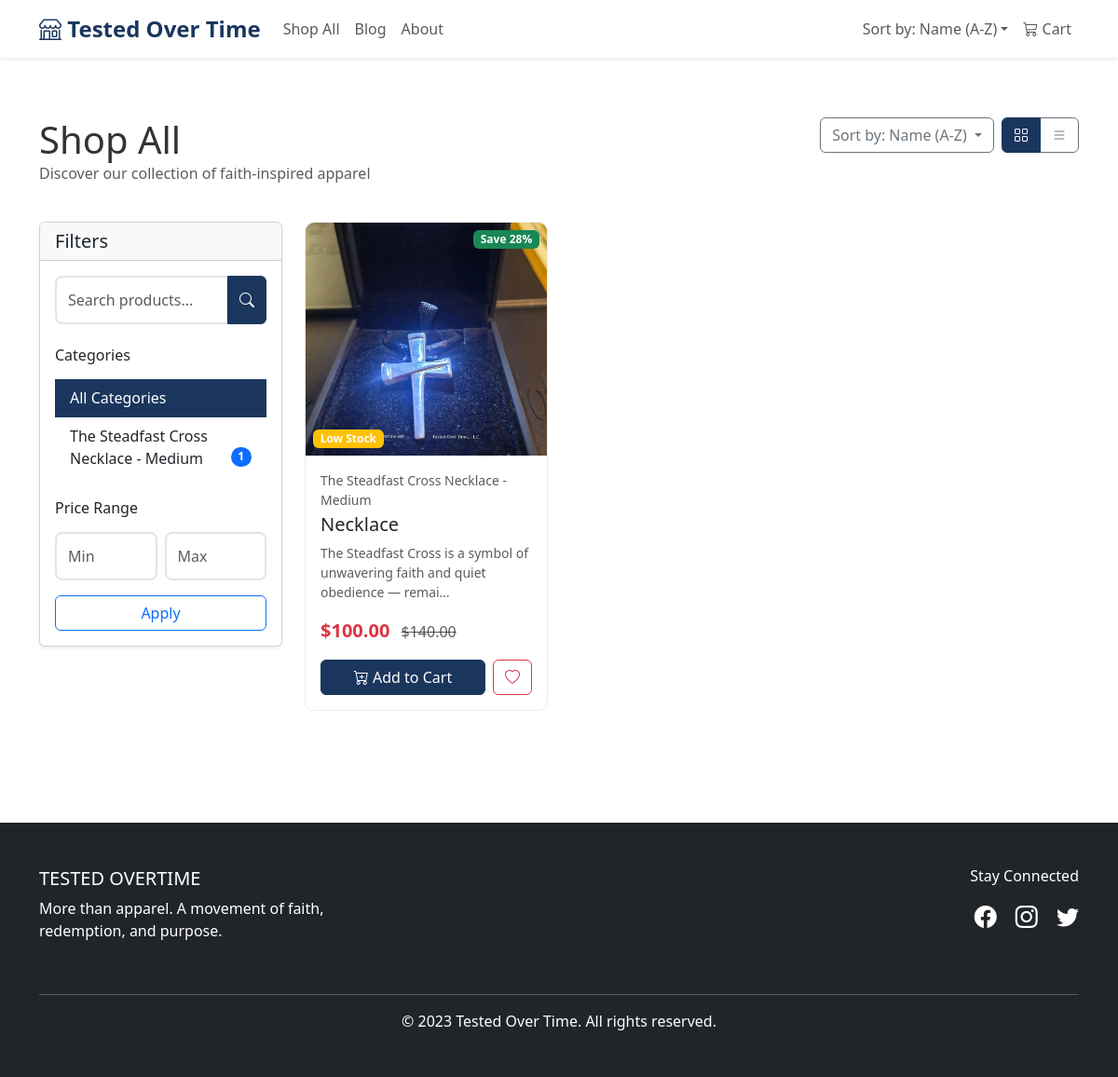
/products/ (signed in), run on the app's committed database.
### shop/models.py (models this page shows, shortened)
class Category(models.Model):
    name = models.CharField(max_length=200)
    slug = models.SlugField(unique=True)
    description = models.TextField(blank=True)
    image = models.ImageField(upload_to='categories/', blank=True)
    is_active = models.BooleanField(default=True)
    created_at = models.DateTimeField(auto_now_add=True)
    updated_at = models.DateTimeField(auto_now=True)
    class Meta:
        verbose_name_plural = "Categories"
        ordering = ['name']

class Product(models.Model):
    SIZE_CHOICES = [
        ('XS', 'Extra Small'),
        ('S', 'Small'),
        ('M', 'Medium'),
        ('L', 'Large'),
        ('XL', 'Extra Large'),
        ('XXL', '2X Large'),
    ]
    COLOR_CHOICES = [
        ('RED', 'Red'),
        ('BLUE', 'Blue'),
        ('GREEN', 'Green'),
        ('BLACK', 'Black'),
        ('WHITE', 'White'),
        ('GRAY', 'Gray'),
        ('NAVY', 'Navy'),
        ('BROWN', 'Brown'),
    ]
    name = models.CharField(max_length=200)
    slug = models.SlugField(unique=True)
    description = models.TextField()
    category = models.ForeignKey(Category, on_delete=models.CASCADE, related_name='products')
    price = models.DecimalField(max_digits=10, decimal_places=2)
    discount_price = models.DecimalField(max_digits=10, decimal_places=2, null=True, blank=True)
    size = models.CharField(max_length=10, choices=SIZE_CHOICES, blank=True)
    color = models.CharField(max_length=20, choices=COLOR_CHOICES, blank=True)
    sku = models.CharField(max_length=100, unique=True)
    stock = models.IntegerField(default=0)
    is_active = models.BooleanField(default=True)
    is_featured = models.BooleanField(default=False)
    created_at = models.DateTimeField(auto_now_add=True)
    updated_at = models.DateTimeField(auto_now=True)
    @property
    def discount_percentage(self):
        if self.discount_price and self.price > 0:
            return int(((self.price - self.discount_price) / self.price) * 100)
        return 0

class ProductImage(models.Model):
    product = models.ForeignKey(Product, on_delete=models.CASCADE, related_name='images')
    image = models.ImageField(upload_to='products/')
    is_primary = models.BooleanField(default=False)
    alt_text = models.CharField(max_length=200, blank=True)
    order = models.IntegerField(default=0)
    class Meta:
        ordering = ['order', 'id']

### shop/views.py (the view)
# urls.py: path('products/', views.ProductListView.as_view(), name='product_list'),
class ProductListView(ListView):
    model = Product
    template_name = 'shop/product_list.html'
    context_object_name = 'products'
    paginate_by = 12
    def get_queryset(self):
        queryset = Product.objects.filter(is_active=True)
        category_slug = self.request.GET.get('category')
        if category_slug:
            category = get_object_or_404(Category, slug=category_slug)
            queryset = queryset.filter(category=category)
        query = self.request.GET.get('q')
        if query:
            queryset = queryset.filter(
                Q(name__icontains=query) |
                Q(description__icontains=query)
            )
        sort_by = self.request.GET.get('sort', 'name')
        if sort_by == 'price_low':
            queryset = queryset.order_by('price')
        elif sort_by == 'price_high':
            queryset = queryset.order_by('-price')
        elif sort_by == 'newest':
            queryset = queryset.order_by('-created_at')
        else:
            queryset = queryset.order_by('name')
        return queryset
    def get_context_data(self, **kwargs):
        context = super().get_context_data(**kwargs)
        context['categories'] = Category.objects.filter(is_active=True)
        context['selected_category'] = self.request.GET.get('category')
        context['search_query'] = self.request.GET.get('q', '')
        sort_by = self.request.GET.get('sort', 'name')
        sort_labels = {
            'name': 'Name (A-Z)',
            'price_low': 'Price: Low to High',
            'price_high': 'Price: High to Low',
            'newest': 'Newest First'
        }
        context['sort_label'] = sort_labels.get(sort_by, 'Name (A-Z)')
        return context

### shop/cart.py (called while the page is built)
    def get_total_items(self):
        return sum(item['quantity'] for item in self.cart.values())

    def get_subtotal(self):
        return sum(Decimal(item['price']) * item['quantity'] for item in self.cart.values())

### shop/context_processors.py (called while the page is built)
def cart_items_count(request):
    cart = Cart(request)
    return {
        'cart_items_count': cart.get_total_items(),
        'cart_subtotal': cart.get_subtotal(),
    }

### templates/shop/product_list.html (shortened to what this page needs)
{% extends 'base.html' %}
{% load static %}
{% block content %}
<div class="container py-4">
    <div class="row mb-4">
        <div class="col-md-6">
            <h1 class="mb-0">Shop All</h1>
            <p class="text-muted">Discover our collection of faith-inspired apparel</p>
        </div>
        <div class="col-md-6">
            <div class="d-flex justify-content-md-end">
                <div class="dropdown me-2">
                    <button class="btn btn-outline-secondary dropdown-toggle" type="button" data-bs-toggle="dropdown">
                        Sort by: {{ sort_label }}
                    </button>
                </div>
                <div class="btn-group" role="group">
                    <button type="button" class="btn btn-outline-secondary active" id="gridView">
                        <i class="bi bi-grid"></i>
                    </button>
                    <button type="button" class="btn btn-outline-secondary" id="listView">
                        <i class="bi bi-list"></i>
                    </button>
                </div>
            </div>
        </div>
    </div>
    <div class="row">
        <div class="col-lg-3 mb-4">
            <div class="card shadow-sm">
                <div class="card-header bg-light">
                    <h5 class="mb-0">Filters</h5>
                </div>
                <div class="card-body">
                    <form method="get" class="mb-4">
                        <div class="input-group">
                            <input type="text"
                                   class="form-control"
                                   name="q"
                                   placeholder="Search products..."
                                   value="{{ search_query }}">
                            <button class="btn btn-primary" type="submit">
                                <i class="bi bi-search"></i>
                            </button>
                        </div>
                    </form>
                    <h6 class="mb-3">Categories</h6>
                    <div class="list-group list-group-flush">
                        <a href="{% url 'shop:product_list' %}"
                           class="list-group-item list-group-item-action {% if not selected_category %}active{% endif %}">
                            All Categories
                        </a>
                        {% for category in categories %}
                        <a href="{% url 'shop:product_list' %}?category={{ category.slug }}"
                           class="list-group-item list-group-item-action {% if selected_category == category.slug %}active{% endif %}">
                            {{ category.name }}
                            <span class="badge bg-primary rounded-pill float-end">{{ category.products.count }}</span>
                        </a>
                        {% endfor %}
                    </div>
                    <h6 class="mt-4 mb-3">Price Range</h6>
                    <form method="get">
                        <div class="row g-2 mb-3">
                            <div class="col">
                                <input type="number"
                                       class="form-control"
                                       name="min_price"
                                       placeholder="Min"
                                       min="0">
                            </div>
                            <div class="col">
                                <input type="number"
                                       class="form-control"
                                       name="max_price"
                                       placeholder="Max"
                                       min="0">
                            </div>
                        </div>
                        <button type="submit" class="btn btn-outline-primary w-100">Apply</button>
                    </form>
                </div>
            </div>
        </div>
        <div class="col-lg-9">
            {% if products %}
                <div class="row" id="productGrid">
                    {% for product in products %}
                    <div class="col-md-6 col-xl-4 mb-4">
                        <div class="card product-card h-100">
                            <div class="position-relative">
                                <img src="{% if product.images.first %}{{ product.images.first.image.url }}{% else %}{% static 'images/placeholder.jpg' %}{% endif %}"
                                     class="card-img-top"
                                     alt="{{ product.name }}"
                                     style="height: 250px; object-fit: cover;">
                                {% if product.discount_price %}
                                <span class="position-absolute top-0 end-0 badge bg-success m-2">
                                    Save {{ product.discount_percentage }}%
                                </span>
                                {% endif %}
                                {% if product.stock < 10 and product.stock > 0 %}
                                <span class="position-absolute bottom-0 start-0 badge bg-warning m-2">Low Stock</span>
                                {% endif %}
                            </div>
                            <div class="card-body d-flex flex-column">
                                <small class="text-muted mb-1">{{ product.category.name }}</small>
                                <h5 class="card-title">
                                    <a href="{% url 'shop:product_detail' product.slug %}" class="text-decoration-none text-dark">
                                        {{ product.name }}
                                    </a>
                                </h5>
                                <p class="card-text text-muted small flex-grow-1">
                                    {{ product.description|truncatechars:80 }}
                                </p>
                                <div class="mb-3">
                                    {% if product.discount_price %}
                                    <span class="text-danger fs-5 fw-bold">${{ product.discount_price }}</span>
                                    <span class="text-muted text-decoration-line-through ms-2">${{ product.price }}</span>
                                    {% else %}
                                    <span class="fs-5 fw-bold">${{ product.price }}</span>
                                    {% endif %}
                                </div>
                                <div class="d-flex gap-2 mt-auto">
                                    {% if product.stock > 0 %}
                                    <form method="post" action="{% url 'shop:add_to_cart' product.id %}" class="flex-grow-1">
                                        <button type="submit" class="btn btn-primary w-100">
                                            <i class="bi bi-cart-plus"></i> Add to Cart
                                        </button>
                                    </form>
                                    {% else %}
                                    <button class="btn btn-secondary w-100" disabled>
                                        Out of Stock
                                    </button>
                                    {% endif %}
                                    {% if user.is_authenticated %}
                                    <form method="post" action="{% url 'shop:wishlist_toggle' product.id %}">
                                        <button type="submit" class="btn btn-outline-danger">
                                            <i class="bi bi-heart"></i>
                                        </button>
                                    </form>
                                    {% endif %}
                                </div>
                            </div>
                        </div>
                    </div>
                    {% endfor %}
                </div>
            {% endif %}
        </div>
    </div>
</div>
{% endblock %}

### static/css/style.css (style rules this page uses)
:root { --primary-color: #1a365d; --secondary-color: #e53e3e; --accent-color: #d69e2e; --light-bg: #f8f9fa; }
body { font-family: 'Segoe UI', Tahoma, Geneva, Verdana, sans-serif; color: #333; }
.product-card { transition: transform 0.3s, box-shadow 0.3s; border: 1px solid #dee2e6; border-radius: 10px; overflow: hidden; }
.card-img-top { height: 250px; object-fit: cover; }
.btn-primary { background-color: var(--primary-color); border-color: var(--primary-color); }
.form-control { padding: 12px; border-radius: 8px; border: 2px solid #e1e5e9; transition: all 0.3s; }

### templates/shop/product_list.html (style rules this page uses)
.product-card { transition: transform 0.3s, box-shadow 0.3s; border: 1px solid #e9ecef; }
.list-group-item.active { background-color: var(--primary-color); border-color: var(--primary-color); }
.btn-outline-secondary.active { background-color: var(--primary-color); border-color: var(--primary-color); color: white; }

### data on the page
Category: name "The Steadfast Cross Necklace - Medium", products.count "1"
Product: images.first.image (picture), discount_percentage "28", stock "Low Stock", category.name "The Steadfast Cross Necklace - Medium", name "Necklace", description "The Steadfast Cross is a symbol of unwavering faith and quiet obedience — remai…", discount_price "100.00", price "140.00"

### other printed values
{{ sort_label }} "Name (A-Z)"
